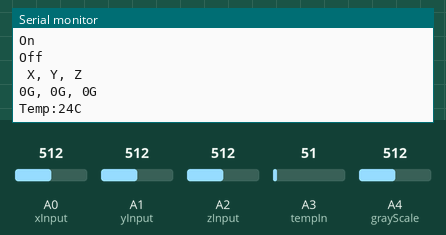
Recording of a sketch running on a simulated Arduino Leonardo, built with avr-gcc and run on an emulated ATmega32U4. Parts: the last lines printed to the serial monitor. Inputs (shaded band) come from the test bench; at power-on: A3 (tempIn) = 51, A0 (xInput) = 512, A1 (yInput) = 512, A2 (zInput) = 512, A4 (grayScale) = 512.

Above: at 2.8 s.
2.9 s: A3 (tempIn) set to 61
At 3.5 s:
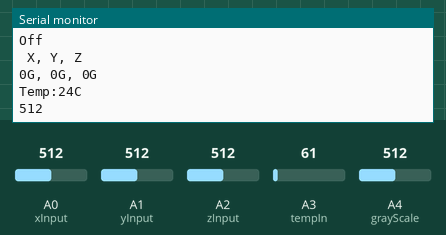
5.6 s: A0 (xInput) set to 716
At 6.0 s:
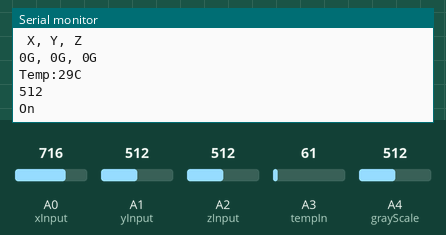
8.3 s: A1 (yInput) set to 716
At 10.5 s:
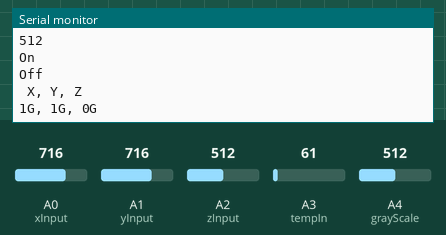
11.0 s: A2 (zInput) set to 716
At 11.5 s:
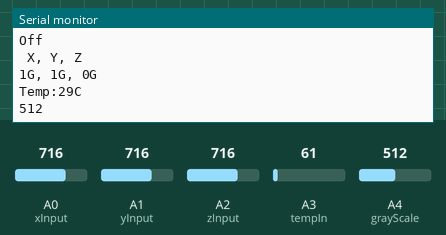
13.7 s: A4 (grayScale) set to 716
At 14.6 s:
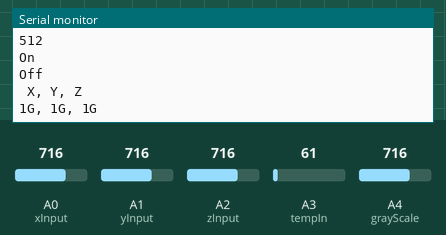
16.4 s: A3 (tempIn) set to 71
At 17.1 s:
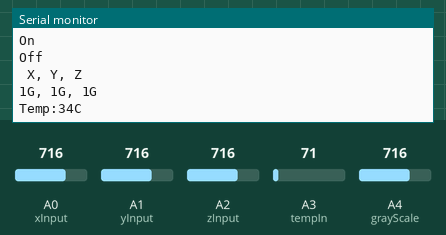
Timing chart, 0 to 19.4 s (numbered marks = the images above; inputs shaded):
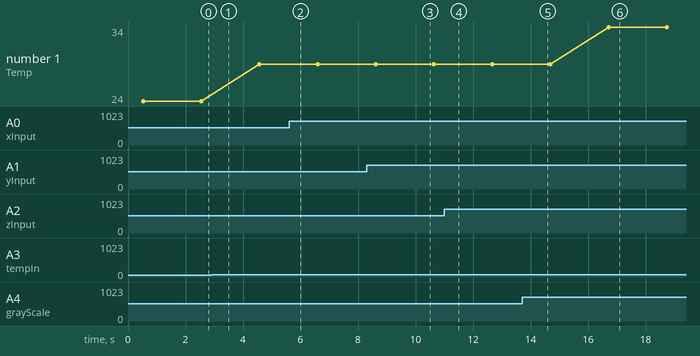

The sketch:

Test1.ino
```cpp
#include "MIDIUSB.h"
#include "frequencyToNote.h"
#include "pitchToNote.h"

const int xInput = A0;
const int yInput = A1;
const int zInput = A2;
const int tempIn = A3;
const int grayScale = A4;


// initialize minimum and maximum Raw Ranges for each axis for accelerometer
int RawMin = 0;
int RawMax = 1023;


void noteOn(byte channel, byte pitch, byte velocity){

  midiEventPacket_t noteOn = {0x09, 0x90 | channel, pitch, velocity};
  MidiUSB.sendMIDI(noteOn);
}
void noteOff(byte channel, byte pitch, byte velocity){
  midiEventPacket_t noteOff = {0x08, 0x80 | channel, pitch, velocity};
  MidiUSB.sendMIDI(noteOff);
}


void setup()
{
  pinMode(grayScale, INPUT);
  pinMode(xInput,INPUT);
  pinMode(yInput,INPUT);
  pinMode(zInput,INPUT);
  pinMode(tempIn,INPUT);
  analogReference(EXTERNAL);

  Serial.begin(115200);
}

void controlChange(byte channel, byte control, byte value){
  midiEventPacket_t event = {0x0B, 0xB0 | channel, control,value};
  MidiUSB.sendMIDI(event);
}

void loop()
{
  //Read raw values
  long xRaw = analogRead(xInput);
  delay(5);
  long yRaw = analogRead(yInput);
  delay(5);
  long zRaw = analogRead(zInput);
  delay(5);

  // Convert raw values to Gs
  long xScaled = map(xRaw, RawMin, RawMax, -3, 3);
  long yScaled = map(yRaw, RawMin, RawMax, -3, 3);
  long zScaled = map(zRaw, RawMin, RawMax, -3, 3);


  Serial.print(" X, Y, Z ");
  Serial.print('\n');
  Serial.print( xScaled);
  Serial.print("G, ");
  Serial.print(yScaled);
  Serial.print("G, ");
  Serial.print(zScaled);
  Serial.println("G");

  delay(500);

  //temperature sensor
  uint16_t val;
  int dat;
  val = analogRead(tempIn);
  delay(5);
  dat = (int) val * (5/10.24);
  Serial.print("Temp:");
  Serial.print(dat);
  Serial.println('C');
  delay(500);

  //Grayscale
  int light;
  light = analogRead(grayScale);
  Serial.print(light);

  delay(500);
  Serial.print('\n');
  Serial.println("On");
  noteOn(0,dat,127);
  MidiUSB.flush();

  delay(500);
  Serial.println("Off");
  noteOff(0,dat,127);
  MidiUSB.flush();


  controlChange(0,10,65);


}
```

frequencyToNote.h
```cpp
#define NUMBER_OF_NOTES 88

#define freqC8  4186.009

#define freqB7  3951.066
#define freqB7b 3729.310
#define freqA7  3520.000
#define freqA7b 3322.438
#define freqG7  3135.963
#define freqG7b 2959.955
#define freqF7  2793.826
#define freqE7  2637.020
#define freqE7b 2489.016
#define freqD7  2349.318
#define freqD7b 2217.461
#define freqC7  2093.005

#define freqB6  1975.533
#define freqB6b 1864.655
#define freqA6  1760.000
#define freqA6b 1661.219
#define freqG6  1567.982
#define freqG6b 1479.978
#define freqF6  1396.913
#define freqE6  1318.510
#define freqE6b 1244.508
#define freqD6  1174.659
#define freqD6b 1108.731
#define freqC6  1046.502

#define freqB5  987.767
#define freqB5b 932.328
#define freqA5  880.000
#define freqA5b 830.609
#define freqG5  783.991
#define freqG5b 739.989
#define freqF5  698.456
#define freqE5  659.255
#define freqE5b 622.254
#define freqD5  587.330
#define freqD5b 554.365
#define freqC5  523.251

#define freqB4  493.883
#define freqB4b 466.164
#define freqA4  440.000
#define freqA4b 415.305
#define freqG4  391.995
#define freqG4b 369.994
#define freqF4  349.228
#define freqE4  329.628
#define freqE4b 311.127
#define freqD4  293.665
#define freqD4b 277.183
#define freqC4  261.626

#define freqB3  246.942
#define freqB3b 233.082
#define freqA3  220.000
#define freqA3b 207.652
#define freqG3  195.998
#define freqG3b 184.997
#define freqF3  174.614
#define freqE3  164.814
#define freqE3b 155.563
#define freqD3  146.832
#define freqD3b 138.591
#define freqC3  130.813

#define freqB2  123.471
#define freqB2b 116.541
#define freqA2  110.000
#define freqA2b 103.826
#define freqG2  97.999
#define freqG2b 92.499
#define freqF2  87.307
#define freqE2  82.407
#define freqE2b 77.782
#define freqD2  73.416
#define freqD2b 69.296
#define freqC2  65.406

#define freqB1  61.735
#define freqB1b 58.270
#define freqA1  55.000
#define freqA1b 51.913
#define freqG1  48.999
#define freqG1b 46.249
#define freqF1  43.654
#define freqE1  41.203
#define freqE1b 38.891
#define freqD1  36.708
#define freqD1b 34.648
#define freqC1  32.703

#define freqB0  30.868
#define freqB0b 29.135
#define freqA0  27.500

const float noteFrequency[] = {freqC8,
                               freqB7, freqB7b, freqA7, freqA7b, freqG7, freqG7b, freqF7, freqE7, freqE7b, freqD7, freqD7b, freqC7,
                               freqB6, freqB6b, freqA6, freqA6b, freqG6, freqG6b, freqF6, freqE6, freqE6b, freqD6, freqD6b, freqC6,
                               freqB5, freqB5b, freqA5, freqA5b, freqG5, freqG5b, freqF5, freqE5, freqE5b, freqD5, freqD5b, freqC5,
                               freqB4, freqB4b, freqA4, freqA4b, freqG4, freqG4b, freqF4, freqE4, freqE4b, freqD4, freqD4b, freqC4,
                               freqB3, freqB3b, freqA3, freqA3b, freqG3, freqG3b, freqF3, freqE3, freqE3b, freqD3, freqD3b, freqC3,
                               freqB2, freqB2b, freqA2, freqA6b, freqG2, freqG2b, freqF2, freqE2, freqE2b, freqD2, freqD2b, freqC2,
                               freqB1, freqB1b, freqA1, freqA1b, freqG1, freqG1b, freqF1, freqE1, freqE1b, freqD1, freqD1b, freqC1,
                               freqB0, freqB0b, freqA0};
```

pitchToNote.h
```cpp
#define pitchC8  108

#define pitchB7  107
#define pitchB7b 106
#define pitchA7  105
#define pitchA7b 104
#define pitchG7  103
#define pitchG7b 102
#define pitchF7  101
#define pitchE7  100
#define pitchE7b 99
#define pitchD7  98
#define pitchD7b 97
#define pitchC7  96

#define pitchB6  95
#define pitchB6b 94
#define pitchA6  93
#define pitchA6b 92
#define pitchG6  91
#define pitchG6b 90
#define pitchF6  89
#define pitchE6  88
#define pitchE6b 87
#define pitchD6  86
#define pitchD6b 85
#define pitchC6  84

#define pitchB5  83
#define pitchB5b 82
#define pitchA5  81
#define pitchA5b 80
#define pitchG5  79
#define pitchG5b 78
#define pitchF5  77
#define pitchE5  76
#define pitchE5b 75
#define pitchD5  74
#define pitchD5b 73
#define pitchC5  72

#define pitchB4  71
#define pitchB4b 70
#define pitchA4  69
#define pitchA4b 68
#define pitchG4  67
#define pitchG4b 66
#define pitchF4  65
#define pitchE4  64
#define pitchE4b 63
#define pitchD4  62
#define pitchD4b 61
#define pitchC4  60

#define pitchB3  59
#define pitchB3b 58
#define pitchA3  57
#define pitchA3b 56
#define pitchG3  55
#define pitchG3b 54
#define pitchF3  53
#define pitchE3  52
#define pitchE3b 51
#define pitchD3  50
#define pitchD3b 49
#define pitchC3  48

#define pitchB2  47
#define pitchB2b 46
#define pitchA2  45
#define pitchA2b 44
#define pitchG2  43
#define pitchG2b 42
#define pitchF2  41
#define pitchE2  40
#define pitchE2b 39
#define pitchD2  38
#define pitchD2b 37
#define pitchC2  36

#define pitchB1  35
#define pitchB1b 34
#define pitchA1  33
#define pitchA1b 32
#define pitchG1  31
#define pitchG1b 30
#define pitchF1  29
#define pitchE1  28
#define pitchE1b 27
#define pitchD1  26
#define pitchD1b 25
#define pitchC1  24

#define pitchB0  23
#define pitchB0b 22
#define pitchA0  21
/// Full 88 key range note pitch high to low MIDI byte value mapping array
const int notePitch[] = {pitchC8,
                               pitchB7, pitchB7b, pitchA7, pitchA7b, pitchG7, pitchG7b, pitchF7, pitchE7, pitchE7b, pitchD7, pitchD7b, pitchC7,
                               pitchB6, pitchB6b, pitchA6, pitchA6b, pitchG6, pitchG6b, pitchF6, pitchE6, pitchE6b, pitchD6, pitchD6b, pitchC6,
                               pitchB5, pitchB5b, pitchA5, pitchA5b, pitchG5, pitchG5b, pitchF5, pitchE5, pitchE5b, pitchD5, pitchD5b, pitchC5,
                               pitchB4, pitchB4b, pitchA4, pitchA4b, pitchG4, pitchG4b, pitchF4, pitchE4, pitchE4b, pitchD4, pitchD4b, pitchC4,
                               pitchB3, pitchB3b, pitchA3, pitchA3b, pitchG3, pitchG3b, pitchF3, pitchE3, pitchE3b, pitchD3, pitchD3b, pitchC3,
                               pitchB2, pitchB2b, pitchA2, pitchA6b, pitchG2, pitchG2b, pitchF2, pitchE2, pitchE2b, pitchD2, pitchD2b, pitchC2,
                               pitchB1, pitchB1b, pitchA1, pitchA1b, pitchG1, pitchG1b, pitchF1, pitchE1, pitchE1b, pitchD1, pitchD1b, pitchC1,
                               pitchB0, pitchB0b, pitchA0};
```

Measured:
- after the input at 8.3 s, the serial monitor: prints a new line after 1.8 s (image 3)
- after the input at 16.4 s, the serial monitor: prints a new line after 0.31 s (image 6)
- plotted number 1: 24 → 29 after the input at 2.9 s, 29 → 34 after the input at 16.4 s
